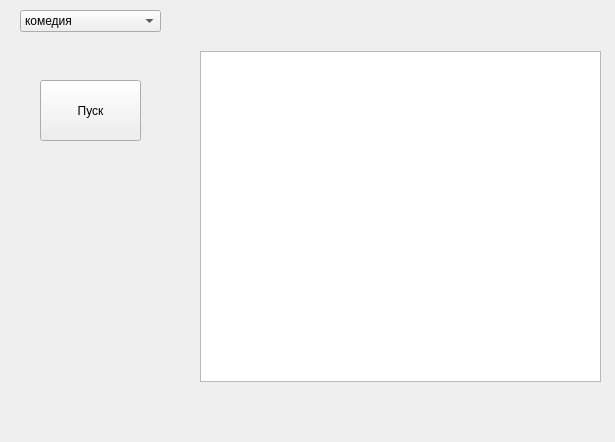
<?xml version="1.0" encoding="UTF-8"?>
<ui version="4.0">
 <class>b1</class>
 <widget class="QWidget" name="b1">
  <property name="geometry">
   <rect>
    <x>0</x>
    <y>0</y>
    <width>615</width>
    <height>442</height>
   </rect>
  </property>
  <property name="windowTitle">
   <string>Form</string>
  </property>
  <widget class="QComboBox" name="comboBox">
   <property name="geometry">
    <rect>
     <x>20</x>
     <y>10</y>
     <width>141</width>
     <height>22</height>
    </rect>
   </property>
   <item>
    <property name="text">
     <string>комедия</string>
    </property>
   </item>
   <item>
    <property name="text">
     <string>драма</string>
    </property>
   </item>
   <item>
    <property name="text">
     <string>детектив</string>
    </property>
   </item>
   <item>
    <property name="text">
     <string>документальный</string>
    </property>
   </item>
   <item>
    <property name="text">
     <string>ужасы</string>
    </property>
   </item>
   <item>
    <property name="text">
     <string>музыка</string>
    </property>
   </item>
   <item>
    <property name="text">
     <string>фантастика</string>
    </property>
   </item>
   <item>
    <property name="text">
     <string>анимация</string>
    </property>
   </item>
   <item>
    <property name="text">
     <string>биография</string>
    </property>
   </item>
   <item>
    <property name="text">
     <string>мелодрама</string>
    </property>
   </item>
  </widget>
  <widget class="QPushButton" name="pushButton">
   <property name="geometry">
    <rect>
     <x>40</x>
     <y>80</y>
     <width>101</width>
     <height>61</height>
    </rect>
   </property>
   <property name="text">
    <string>Пуск</string>
   </property>
  </widget>
  <widget class="QTableWidget" name="tableWidget">
   <property name="geometry">
    <rect>
     <x>200</x>
     <y>51</y>
     <width>401</width>
     <height>331</height>
    </rect>
   </property>
  </widget>
 </widget>
 <resources/>
 <connections/>
</ui>
